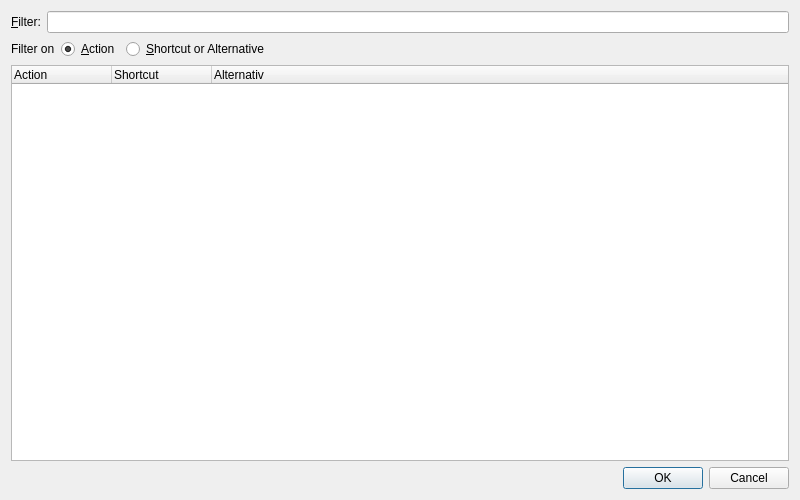
<?xml version="1.0" encoding="UTF-8"?>
<ui version="4.0">
 <class>ShortcutsDialog</class>
 <widget class="QDialog" name="ShortcutsDialog">
  <property name="geometry">
   <rect>
    <x>0</x>
    <y>0</y>
    <width>800</width>
    <height>500</height>
   </rect>
  </property>
  <property name="windowTitle">
   <string>Keyboard Shortcuts</string>
  </property>
  <layout class="QVBoxLayout" name="verticalLayout">
   <item>
    <layout class="QHBoxLayout" name="horizontalLayout">
     <item>
      <widget class="QLabel" name="label">
       <property name="text">
        <string>&amp;Filter:</string>
       </property>
       <property name="buddy">
        <cstring>searchEdit</cstring>
       </property>
      </widget>
     </item>
     <item>
      <widget class="E5ClearableLineEdit" name="searchEdit">
       <property name="toolTip">
        <string>Enter the regular expression that should be contained in the shortcut action</string>
       </property>
      </widget>
     </item>
    </layout>
   </item>
   <item>
    <layout class="QHBoxLayout" name="horizontalLayout_2">
     <item>
      <widget class="QLabel" name="label_2">
       <property name="text">
        <string>Filter on</string>
       </property>
      </widget>
     </item>
     <item>
      <widget class="QRadioButton" name="actionButton">
       <property name="toolTip">
        <string>Select to filter based on the actions</string>
       </property>
       <property name="text">
        <string>&amp;Action</string>
       </property>
       <property name="checked">
        <bool>true</bool>
       </property>
      </widget>
     </item>
     <item>
      <widget class="QRadioButton" name="shortcutButton">
       <property name="toolTip">
        <string>Select to filter based on shortcut or alternative shortcut</string>
       </property>
       <property name="text">
        <string>&amp;Shortcut or Alternative</string>
       </property>
      </widget>
     </item>
     <item>
      <spacer name="horizontalSpacer">
       <property name="orientation">
        <enum>Qt::Horizontal</enum>
       </property>
       <property name="sizeHint" stdset="0">
        <size>
         <width>40</width>
         <height>20</height>
        </size>
       </property>
      </spacer>
     </item>
    </layout>
   </item>
   <item>
    <widget class="QTreeWidget" name="shortcutsList">
     <property name="toolTip">
      <string>This list shows all keyboard shortcuts.</string>
     </property>
     <property name="whatsThis">
      <string>&lt;b&gt;Keyboard Shortcuts List&lt;/b&gt;
&lt;p&gt;This list shows all keyboard shortcuts defined in the application. Double click an entry in order to change the respective shortcut. Alternatively, the shortcut might be changed by editing the key sequence in the respective column.&lt;/p&gt;</string>
     </property>
     <property name="alternatingRowColors">
      <bool>true</bool>
     </property>
     <column>
      <property name="text">
       <string>Action</string>
      </property>
     </column>
     <column>
      <property name="text">
       <string>Shortcut</string>
      </property>
     </column>
     <column>
      <property name="text">
       <string>Alternativ</string>
      </property>
     </column>
    </widget>
   </item>
   <item>
    <widget class="QDialogButtonBox" name="buttonBox">
     <property name="orientation">
      <enum>Qt::Horizontal</enum>
     </property>
     <property name="standardButtons">
      <set>QDialogButtonBox::Cancel|QDialogButtonBox::Ok</set>
     </property>
    </widget>
   </item>
  </layout>
 </widget>
 <pixmapfunction>qPixmapFromMimeSource</pixmapfunction>
 <customwidgets>
  <customwidget>
   <class>E5ClearableLineEdit</class>
   <extends>QLineEdit</extends>
   <header>E5Gui/E5LineEdit.h</header>
  </customwidget>
 </customwidgets>
 <tabstops>
  <tabstop>searchEdit</tabstop>
  <tabstop>actionButton</tabstop>
  <tabstop>shortcutButton</tabstop>
  <tabstop>shortcutsList</tabstop>
  <tabstop>buttonBox</tabstop>
 </tabstops>
 <resources/>
 <connections>
  <connection>
   <sender>buttonBox</sender>
   <signal>rejected()</signal>
   <receiver>ShortcutsDialog</receiver>
   <slot>reject()</slot>
   <hints>
    <hint type="sourcelabel">
     <x>78</x>
     <y>490</y>
    </hint>
    <hint type="destinationlabel">
     <x>77</x>
     <y>477</y>
    </hint>
   </hints>
  </connection>
 </connections>
</ui>
